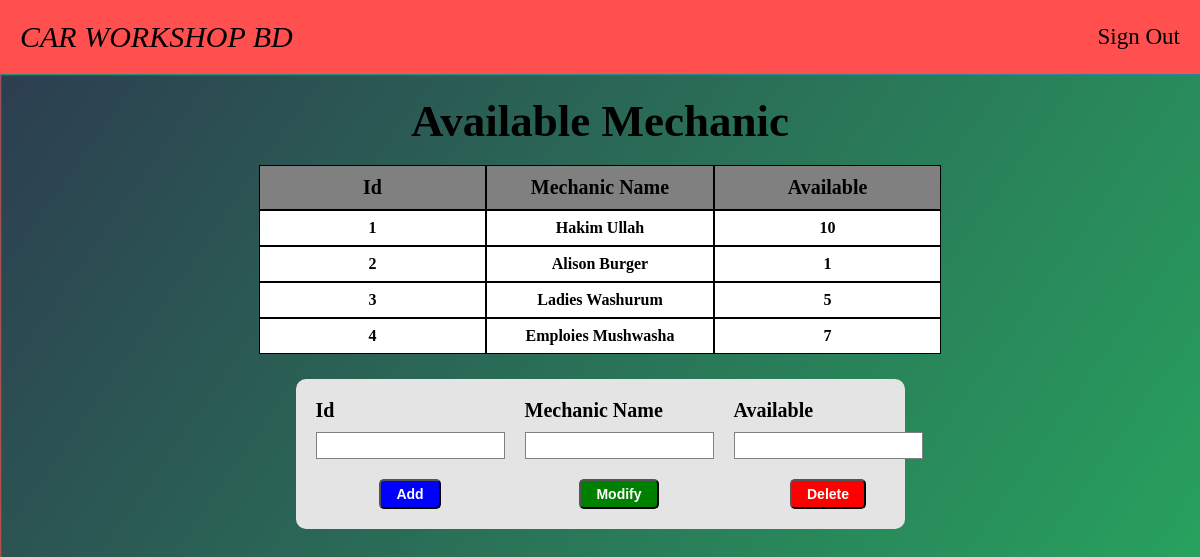
The app's page /available_admin.php with its own data.
### tables this page shows
CREATE TABLE `mechanic` (
  `id` int(11) NOT NULL,
  `mecName` varchar(100) NOT NULL,
  `available` int(11) NOT NULL
);

### available_admin.php (the view, shortened to what this page needs)
<!DOCTYPE html>
<html lang="en">
  <head>
    <link rel="stylesheet" href="css/style.css">
    <link rel="stylesheet" href="css/availableAdmin.css">
  </head>
  <body>
  <header class="header">
    <nav>
      <div>
        <a class="nav-car-title" href="home.php">CAR WORKSHOP BD</a>
      </div>
      <div class="nav-left-box">
        <a class="nav-left" href="home.php">Sign Out</a>
      </div>
    </nav>
  </header>
    <section class="sec-1">
        <div class="whole-table">
            <div class="title">
                <h1>Available Mechanic</h1>
            </div>
            <div class="table main-td">
                <div class="td-element"><h5>Id</h5></div>
                <div class="td-element"><h5>Mechanic Name</h5></div>
                <div class="td-element"><h5>Available</h5></div>
            </div>
            <?php
            require_once('DBconnect.php');
            $sql_table = "SELECT * from mechanic";
            $result_table = mysqli_query($conn, $sql_table);
            if(mysqli_num_rows($result_table) != 0){
            while($row = mysqli_fetch_assoc($result_table) ){
?>
            <div class="table">
                <div class="td-element-sub"><h5><?php echo $row['id'];?></h5></div>
                <div class="td-element-sub"><h5><?php echo $row['mecName'];?></h5></div>
                <div class="td-element-sub"><h5><?php echo $row['available'];?></h5></div>
            </div>
<?php }} ?>
        </div>
        <form action="adminEdit.php" method="post" class="edit-part">
          <div class="each">
          <label for="">Id</label>
          <input name="id" type="number">
          </div>
          <div class="each">
          <label for="">Mechanic Name</label>
          <input name = "mecName" type="text">
          </div>
          <div class="each">
          <label for="">Available</label>
          <input name="available" type="number">
          </div>
          <div class="btn-part">
            <input class="btn btn-primary" type="submit" name = "add" value = "Add">
          </div>
          <div class="btn-part">
          <input class="btn btn-warning" type="submit" name = "modify" value = "Modify">
          </div>
          <div class="btn-part">
          <input class="btn btn-danger" type="submit" name = "delete" value = "Delete">
          </div>
        </form>
    </section>
 </body>
</html>

### css/style.css (style rules this page uses)
* { padding: 0; margin: 0; box-sizing: 0; }
html { font-size: 62.5%; }

### css/availableAdmin.css (style rules this page uses)
nav { background-color: rgba(255, 40, 40, 0.815); padding: 2rem 2rem; display: flex; align-items: center; justify-content: space-between; }
.nav-car-title { text-decoration: none; font-size: 3rem; font-style: oblique; color: black; font: bold; }
.nav-left-box { display: flex; justify-content: space-between; align-items: center; gap: 5rem; font-size: 2.3rem; }
.nav-left:link, .nav-left:visited { color: black; text-decoration: none; transition: all 0.3s; }
.sec-1 { text-align: center; border: 1px solid rgba(135, 207, 235, 0); background-image: linear-gradient( 125deg, #2c3e50, #27ae60, #2980b9, #e74c3c, #8e44ad ); background-size: 400% 400%; animation: bganimation 15s infinite; min-height: calc(100vh - 75px); }
.sec-1 { padding: 2em 03em; }
.whole-table { width: 100%; margin: auto; display: flex; flex-direction: column; justify-content: center; align-items: center; }
.title { font-weight: bold; color: black; margin-bottom: 0.6em; font-size: 3rem !important; }
.table { display: flex; justify-content: space-evenly; margin: 0; background-image: linear-gradient(to left, white, white); width: 60%; }
.main-td { background-image: linear-gradient(gray, gray); }
.td-element { border: 1.5px solid black; width: 100%; display: flex; justify-content: center; align-items: center; }
.td-element h5 { margin: 0.5em 0em; font-weight: bold; font-size: 2em; }
.td-element-sub { border: 1.5px solid black; width: 100%; display: flex; justify-content: center; align-items: center; }
.td-element-sub h5 { margin: 0.5em 0em; font-size: 1.6rem; font-weight: bold; }
.edit-part { display: grid; grid-template-columns: repeat(3, 1fr); background-color: rgb(228, 228, 228); width: 50%; margin: 2.5rem auto; padding: 2rem; border-radius: 10px; gap: 2rem; }
.each { display: flex; flex-direction: column; justify-content: center; gap: 1rem; font-size: 2rem; font-weight: bold; }
.each label { text-align: left; }
.each input { padding: 0.5rem; border: 1px solid gray; border-radius: none; }
.btn-part { width: 100%; }
.btn { display: inline-block; padding: .5rem 1.5rem; font-size: 1.4rem; font-weight: bold; color: white; transition: all .3s; border-radius: 5px; }
.btn-primary { background-color: blue; }
.btn-warning { background-color: green; }
.btn-danger { background-color: red; }

### records on screen
mechanic: id "1", mecName "Hakim Ullah", available "10"
mechanic: id "2", mecName "Alison Burger", available "1"
mechanic: id "3", mecName "Ladies Washurum", available "5"
mechanic: id "4", mecName "Emploies Mushwasha", available "7"
